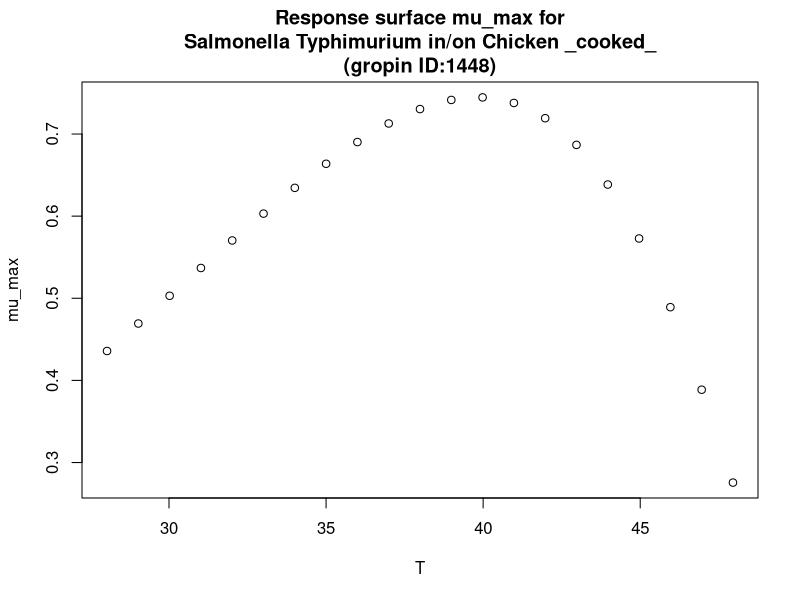

The R source for this figure:
#############################
# start of Parameter script
#############################
T <- seq(28.028,47.952047952048,length.out=21)
#############################
# end of Parameter script
#############################
############################# 
# start of Model script Gropin ID 1448 
#############################
 
# constant coefficients for this model
 
variables <- data.frame(T)
argumentsPar <- expand.grid(variables)
 
# heart of the model
response_surface <- function(T) {
   mumax <-(0.02771*(T-3.797)*(1-exp(0.1769*(T-51.12))))^2

return(mumax=mumax)
} 

# output parameters
mumax <- cbind(argumentsPar,response_surface(argumentsPar['T']))
colnames(mumax) <- c(colnames(argumentsPar),'mumax')
#############################
# End of Model script
#############################
############################# 
# start of Visualisation script Gropin ID 1448 
#############################
plot(T,mumax$mumax,
                          xlab='T',
                          ylab='mu_max',main='Response surface mu_max for
Salmonella Typhimurium in/on Chicken _cooked_
(gropin ID:1448)')
#############################
# End of Visualisation script
#############################
